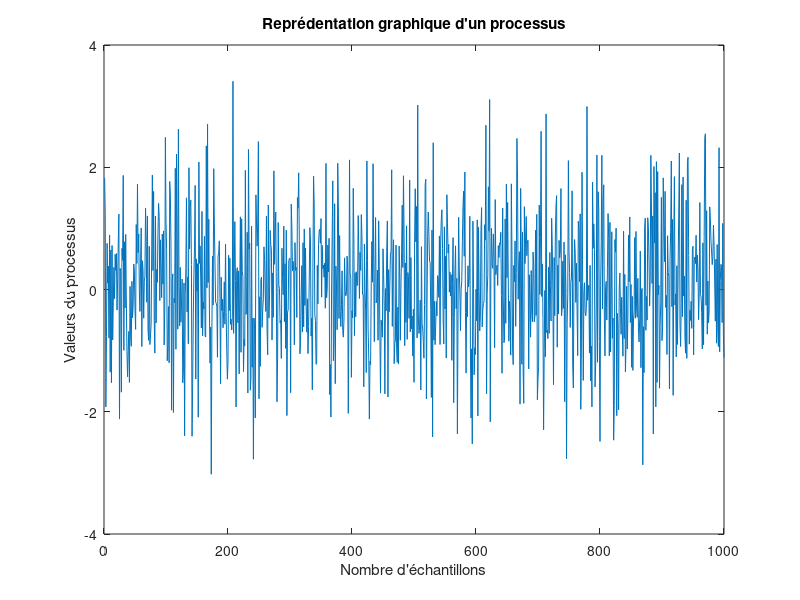
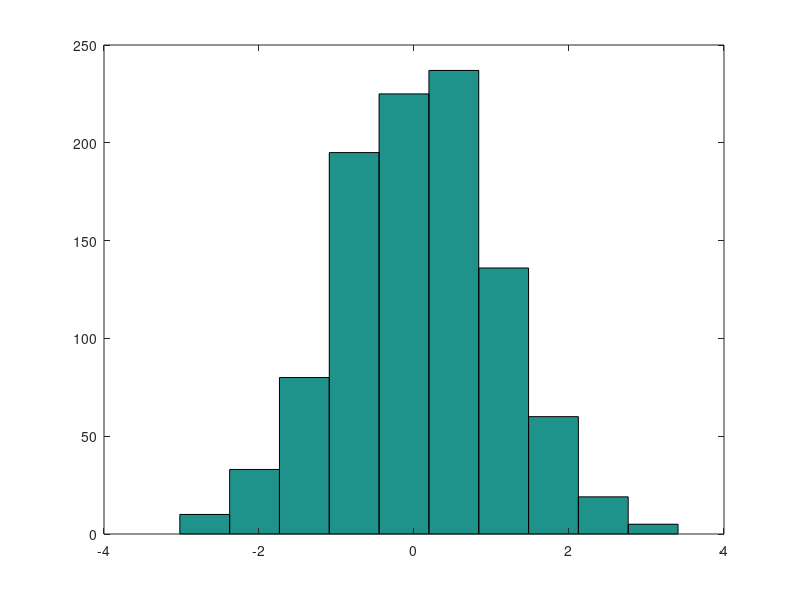
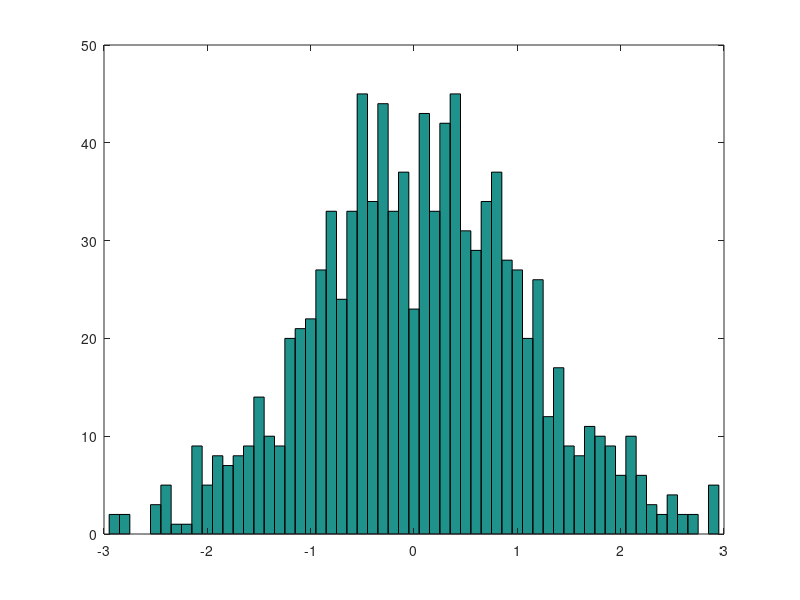
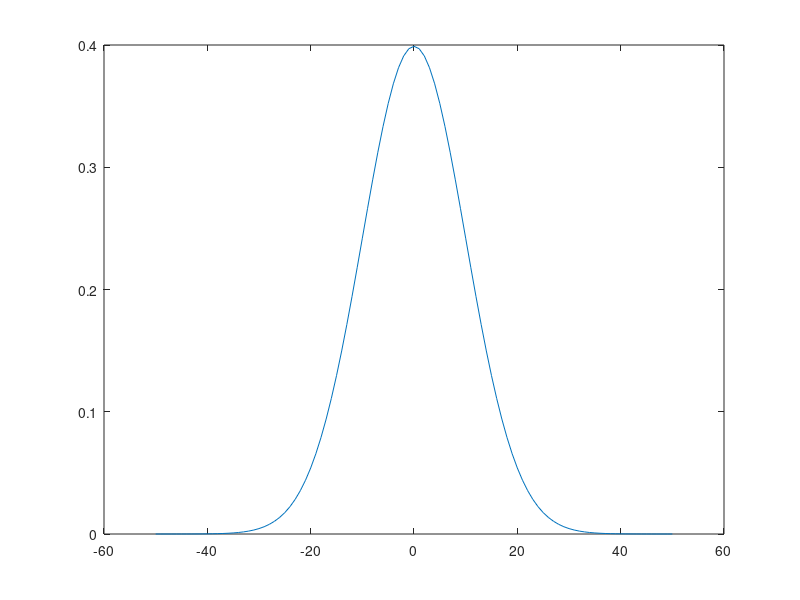

MATLAB code to generate these figures, in order:
clear all
close all
clc

N=1000;
gaussien=randn(1, N);

figure(1);
plot(gaussien);
title("Reprédentation graphique d'un processus");
xlabel("Nombre d'échantillons");
ylabel("Valeurs du processus");

M=10;
figure(2);
hist(gaussien, M);

figure(3);
dx = -2.9 : 0.1 : 2.9;
hist(gaussien, dx);

% Les differances entre les figures 2 et 3 sont :
% - L'amplitude de l'axe x de la figure 2 est varible, tandis que celle de la figure 3 est définie de -2.9 a 2.9
% - La largeurs des batons de l'histogramme 2 sont de 1 unitée, tandis que celle de la figure 3 est de 0.1 unitée
 
x = -50:1:50;
m = 0;
theta = 10;
fx = (1/sqrt(2*pi))*exp(-0.5*((x-m)/theta).^2);
figure(4)
plot(x,fx)
